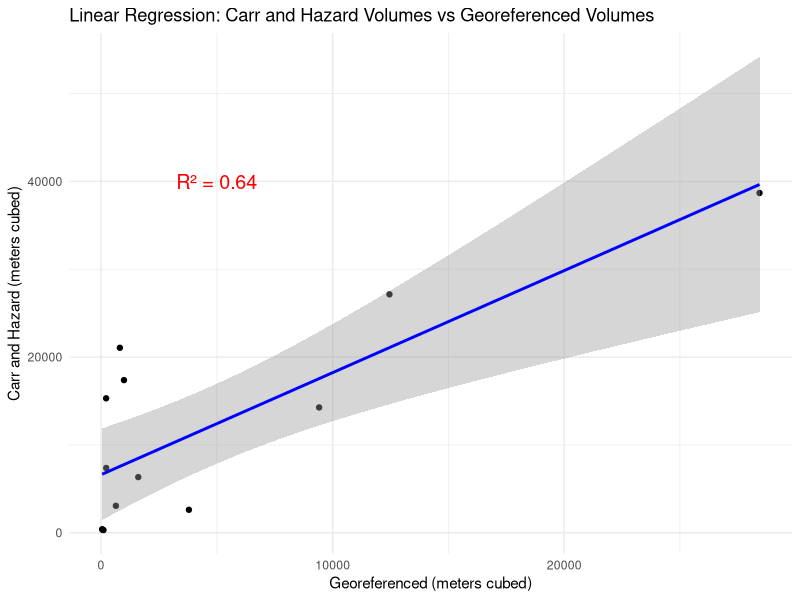
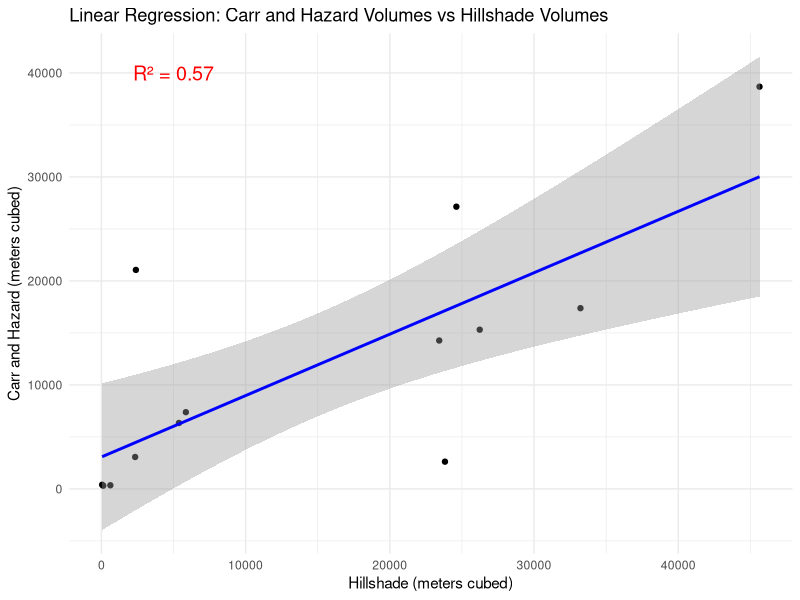
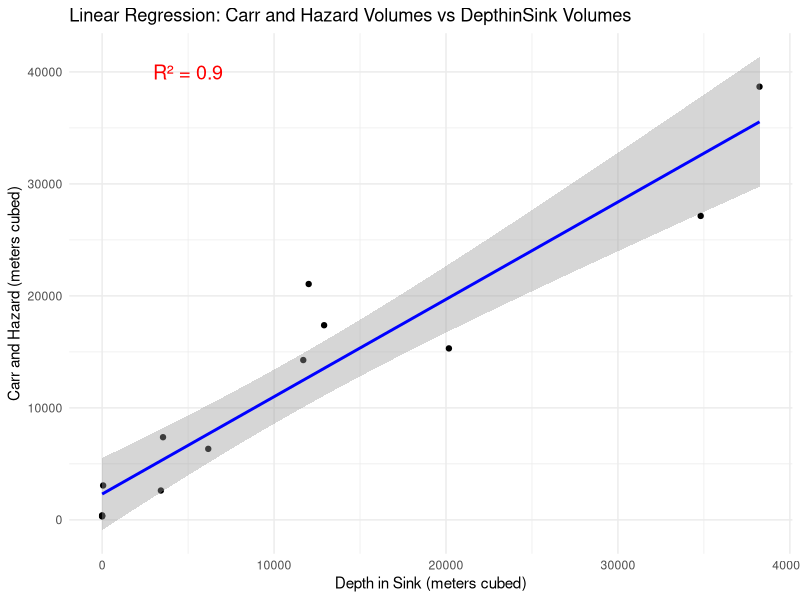

Recreate these plots in R, in order.
library(readr)
library(ggplot2)

reservoir <- c('Palace', 'Temple', 'Tikal', 'Corriental', 'Inscription', 'Causeway', 'Bejucal', 'Madeira', 'Perdido', 'Hidden', 'Subin', 'Las Chamacas', 'Pital Aguada')
CH_Vol <- c(38680, 27140, 21060, 17380, 15310, 14270, 7380, 6340, 3070, 2620, 400, 350, 310)
Geo_Vol <- c(28437, 12455, 811, 988, 217, 9416, 221, 1605, 638, 3793, 45, 69, 104)
HS_Vol <- c(45633, 24613, 2391, 33217, 26232, 23424, 5857, 5377, 2340, 23822, 51, 621, 127)
Depth_Vol <- c(38235, 34813, 12013, 12910, 20169, 11698, 3541, 6172, 59, 3417, 0, 0, 0)


reservoirs <- data.frame(reservoir, CH_Vol, Geo_Vol, HS_Vol, Depth_Vol)
print(reservoirs)

#Carr and Hazard versus Georeferenced
# Fit linear model
lm_model1 <- lm(CH_Vol ~ Geo_Vol, data = reservoirs)

# Extract R² value
r_squared1 <- summary(lm_model1)$r.squared

# Print R² value to check if it is calculating correctly
print(paste("R² =", round(r_squared1, 3)))  


p1 <- ggplot(data = reservoirs, aes(x = Geo_Vol, y = CH_Vol)) + 
  geom_point() + 
  geom_smooth(method = "lm", color = "blue") +
  theme_minimal() +
  labs(title = "Linear Regression: Carr and Hazard Volumes vs Georeferenced Volumes",
       x = "Georeferenced (meters cubed)",
       y = "Carr and Hazard (meters cubed)") +
  annotate("text", x = 5000, y = 40000, # Adjust these values as needed
           label = paste("R² =", round(r_squared1, 2)), 
           size = 5, color = "red")

# Print the plot
print(p1)


#Carr and Hazard versus Hillshade
# Fit linear model
lm_model2 <- lm(CH_Vol ~ HS_Vol, data = reservoirs)

# Extract R² value
r_squared2 <- summary(lm_model2)$r.squared

# Print R² value to check if it is calculating correctly
print(paste("R² =", round(r_squared2, 3)))  


p2 <- ggplot(data = reservoirs, aes(x = HS_Vol, y = CH_Vol)) + 
  geom_point() + 
  geom_smooth(method = "lm", color = "blue") +
  theme_minimal() +
  labs(title = "Linear Regression: Carr and Hazard Volumes vs Hillshade Volumes",
       x = "Hillshade (meters cubed)",
       y = "Carr and Hazard (meters cubed)") +
  annotate("text", x = 5000, y = 40000, # Adjust these values as needed
           label = paste("R² =", round(r_squared2, 2)), 
           size = 5, color = "red")

# Print the plot
print(p2)


#Carr and Hazard versus DepthinSink
# Fit linear model
lm_model3 <- lm(CH_Vol ~ Depth_Vol, data = reservoirs)

# Extract R² value
r_squared3 <- summary(lm_model3)$r.squared

# Print R² value to check if it is calculating correctly
print(paste("R² =", round(r_squared3, 3)))  


p3 <- ggplot(data = reservoirs, aes(x = Depth_Vol, y = CH_Vol)) + 
  geom_point() + 
  geom_smooth(method = "lm", color = "blue") +
  theme_minimal() +
  labs(title = "Linear Regression: Carr and Hazard Volumes vs DepthinSink Volumes",
       x = "Depth in Sink (meters cubed)",
       y = "Carr and Hazard (meters cubed)") +
  annotate("text", x = 5000, y = 40000, # Adjust these values as needed
           label = paste("R² =", round(r_squared3, 2)), 
           size = 5, color = "red")

# Print the plot
print(p3)